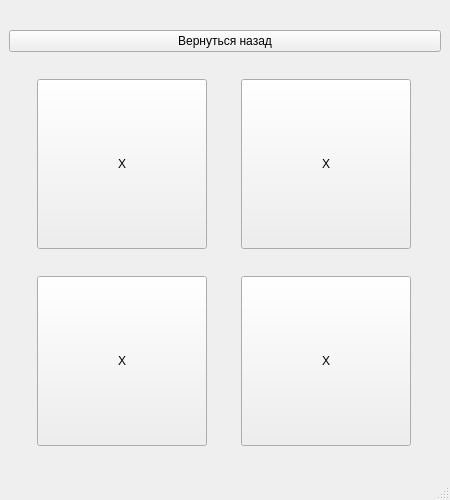
<?xml version="1.0" encoding="UTF-8"?>
<ui version="4.0">
 <class>MainWindow</class>
 <widget class="QMainWindow" name="MainWindow">
  <property name="geometry">
   <rect>
    <x>0</x>
    <y>0</y>
    <width>450</width>
    <height>500</height>
   </rect>
  </property>
  <property name="minimumSize">
   <size>
    <width>450</width>
    <height>500</height>
   </size>
  </property>
  <property name="maximumSize">
   <size>
    <width>450</width>
    <height>500</height>
   </size>
  </property>
  <property name="windowTitle">
   <string>MainWindow</string>
  </property>
  <widget class="QWidget" name="centralwidget">
   <layout class="QVBoxLayout" name="verticalLayout">
    <item>
     <widget class="QPushButton" name="pushButton_vosvrat">
      <property name="text">
       <string>Вернуться назад</string>
      </property>
     </widget>
    </item>
    <item>
     <layout class="QHBoxLayout" name="horizontalLayout">
      <item>
       <widget class="QPushButton" name="pushButton_y1_1">
        <property name="minimumSize">
         <size>
          <width>170</width>
          <height>170</height>
         </size>
        </property>
        <property name="maximumSize">
         <size>
          <width>170</width>
          <height>170</height>
         </size>
        </property>
        <property name="text">
         <string>X</string>
        </property>
       </widget>
      </item>
      <item>
       <widget class="QPushButton" name="pushButton_y1_2">
        <property name="minimumSize">
         <size>
          <width>170</width>
          <height>170</height>
         </size>
        </property>
        <property name="maximumSize">
         <size>
          <width>170</width>
          <height>170</height>
         </size>
        </property>
        <property name="text">
         <string>X</string>
        </property>
       </widget>
      </item>
     </layout>
    </item>
    <item>
     <layout class="QHBoxLayout" name="horizontalLayout_2">
      <item>
       <widget class="QPushButton" name="pushButton_y1_3">
        <property name="minimumSize">
         <size>
          <width>170</width>
          <height>170</height>
         </size>
        </property>
        <property name="maximumSize">
         <size>
          <width>170</width>
          <height>170</height>
         </size>
        </property>
        <property name="text">
         <string>X</string>
        </property>
       </widget>
      </item>
      <item>
       <widget class="QPushButton" name="pushButton_y1_4">
        <property name="minimumSize">
         <size>
          <width>170</width>
          <height>170</height>
         </size>
        </property>
        <property name="maximumSize">
         <size>
          <width>170</width>
          <height>170</height>
         </size>
        </property>
        <property name="text">
         <string>X</string>
        </property>
       </widget>
      </item>
     </layout>
    </item>
   </layout>
  </widget>
  <widget class="QMenuBar" name="menubar">
   <property name="geometry">
    <rect>
     <x>0</x>
     <y>0</y>
     <width>450</width>
     <height>21</height>
    </rect>
   </property>
  </widget>
  <widget class="QStatusBar" name="statusbar"/>
 </widget>
 <resources/>
 <connections/>
</ui>
